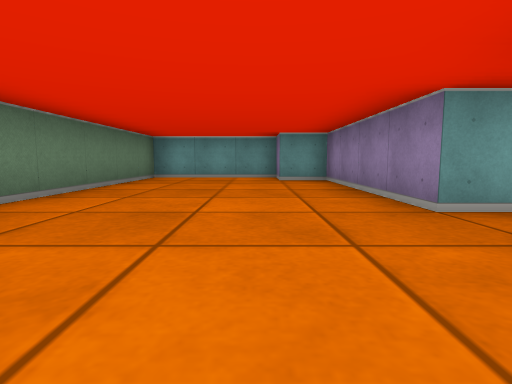
view 1 (above)

19 first-person views from a walk through a cub3D level. The camera is about half as high as the walls, tilts 6° down and sees 80° across. The floor is counted in squares. Each view is taken from the middle of a square. On the plan, view 1 faces up. The plan holds only what a view shows up to about 9 squares ahead; the rest is blank.

view 2
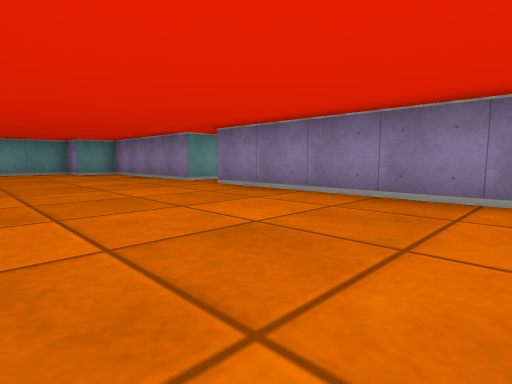

view 3
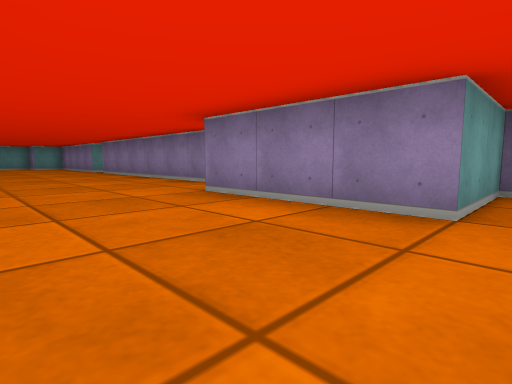

view 4
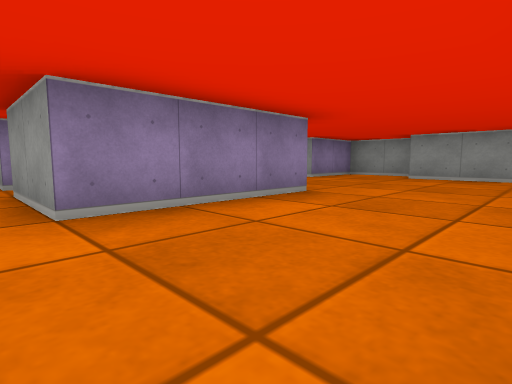

view 5
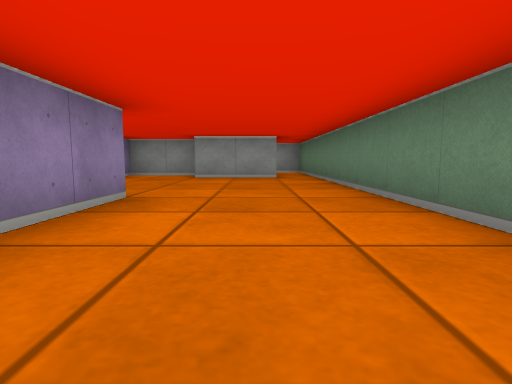

view 6
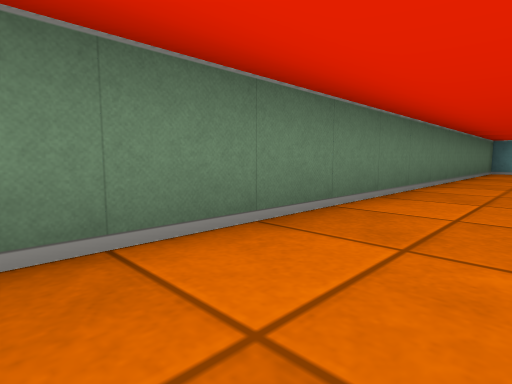

view 7
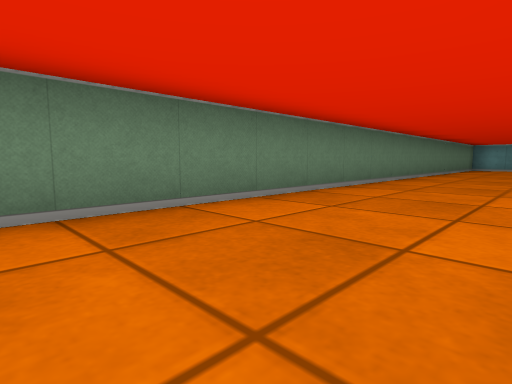

view 8
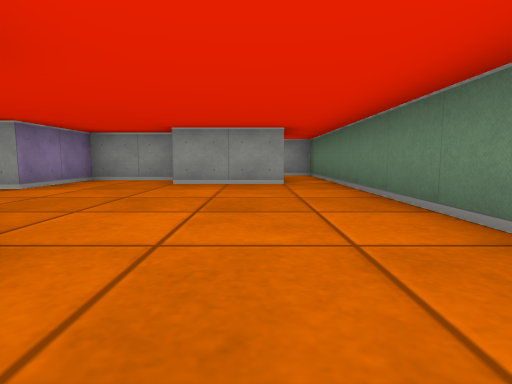

view 9
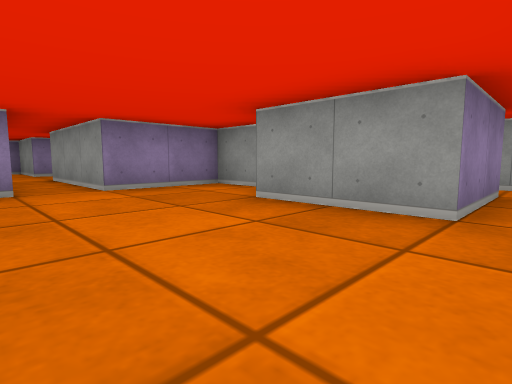

view 10
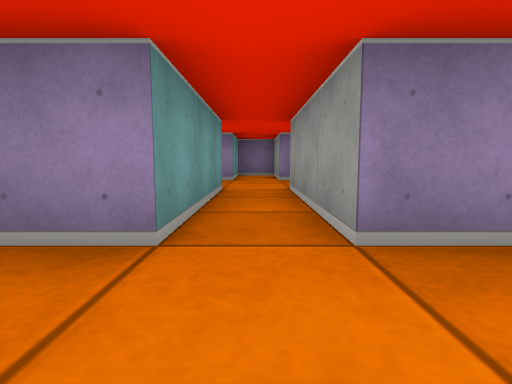

view 11
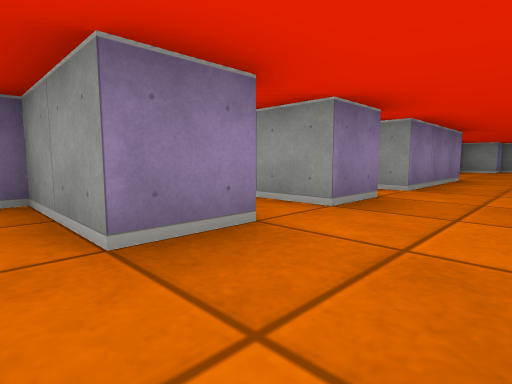

view 12
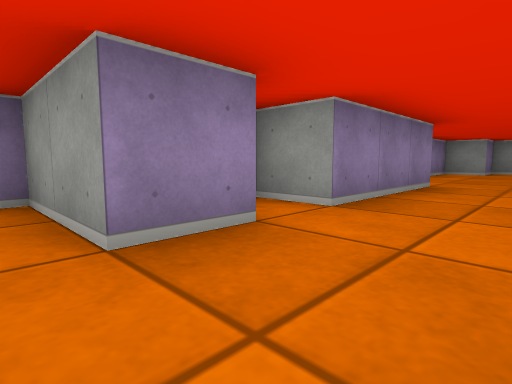

view 13
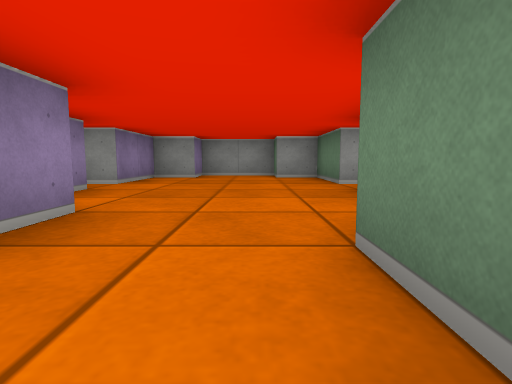

view 14
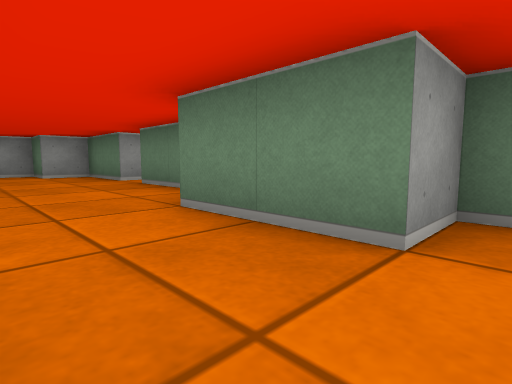

view 15
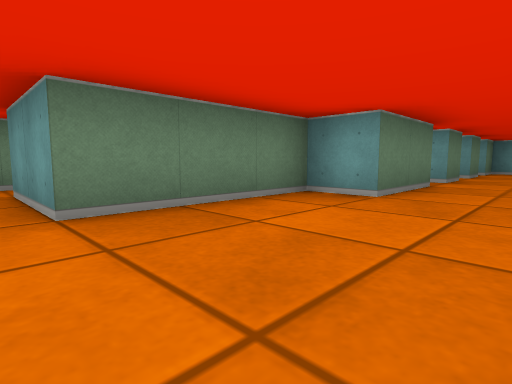

view 16
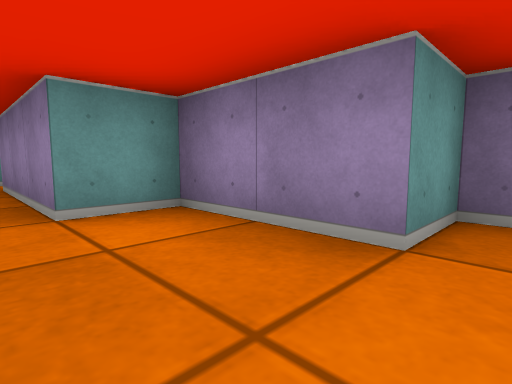

view 17
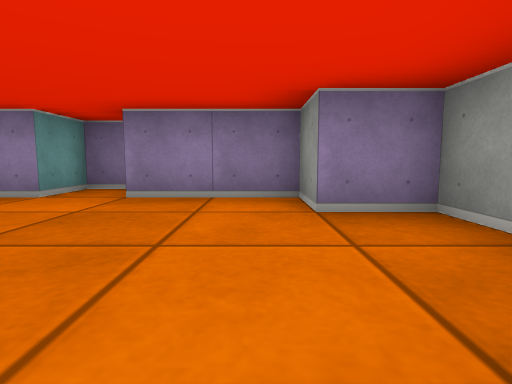

view 18
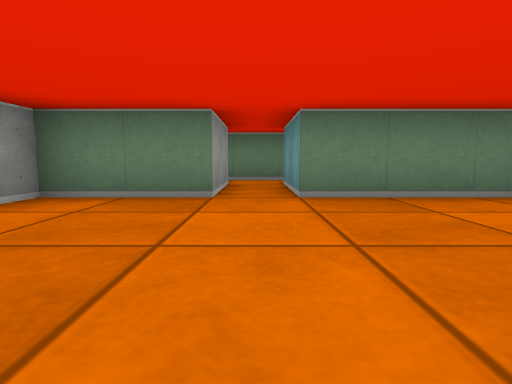

view 19
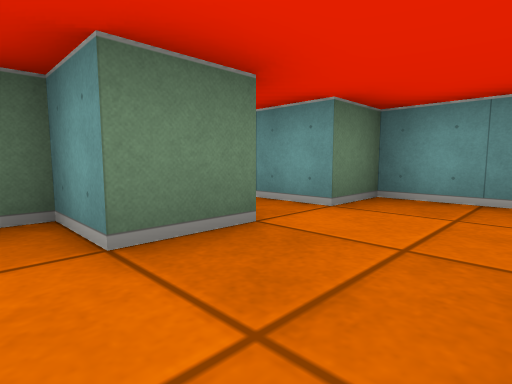

### Floor plan
Ten units are one square. View 1 is at (0, 0); x grows to the right and y downward. Boxes are objects, and circles mark ways between rooms. Rooms are numbered by the first view taken in them; rooms with no view inside come last. Other rooms are left out.
<svg viewBox="-30 -80 130 330">
<path fill="none" stroke="#000" d="M15 41 15 -15M24 -25 15 -25 15 -65 5 -65 5 -75 -25 -75 -25 125M25 105 25 85 5 85 5 55 25 55M-15 125 5 125M6 135 25 135 25 115M75 115 95 115 95 105 76 105M68 95 55 95 55 105 25 105M25 115 55 115M75 135 95 135M75 125 75 115M55 115 55 125 45 125 45 129M44 155 55 155 55 175 45 175 45 205 25 205M95 211 95 205 85 205 85 185 75 185 75 155 85 155M25 215 45 215 45 235 55 235 55 245 75 245 75 235 85 235 85 215 91 215M75 146 75 135M55 135 55 145 51 145"/>
<circle cx="30" cy="110" r="3" fill="#2a7"/>
<circle cx="65" cy="120" r="3" fill="#2a7"/>
<circle cx="65" cy="140" r="3" fill="#2a7"/>
<text x="0" y="30">1</text>
<text x="60" y="110">2</text>
<text x="70" y="130">3</text>
<text x="60" y="190">4</text>
</svg>
Room 1 opens to room 2. Room 2 opens to room 3. Room 3 opens to room 4.

Where each view was taken, in squares from view 1:
view 1: 0 up, 0 right, facing up
view 2: 3 down, 2 left, facing up-right
view 3: 9 down, 2 left, facing up-right
view 4: 5 down, 2 left, facing down-right
view 5: 5 down, 1 left, facing down
view 6: 4 down, 1 left, facing up-left
view 7: 7 down, 0 right, facing up-left
view 8: 7 down, 1 left, facing down
view 9: 10 down, 2 left, facing down-right
view 10: 11 down, 1 right, facing right
view 11: 11 down, 6 right, facing down-right
view 12: 13 down, 6 right, facing down-right
view 13: 16 down, 6 right, facing down
view 14: 15 down, 7 right, facing down-left
view 15: 21 down, 7 right, facing up-left
view 16: 21 down, 7 right, facing up-right
view 17: 23 down, 5 right, facing right
view 18: 21 down, 8 right, facing left
view 19: 13 down, 7 right, facing up-left
